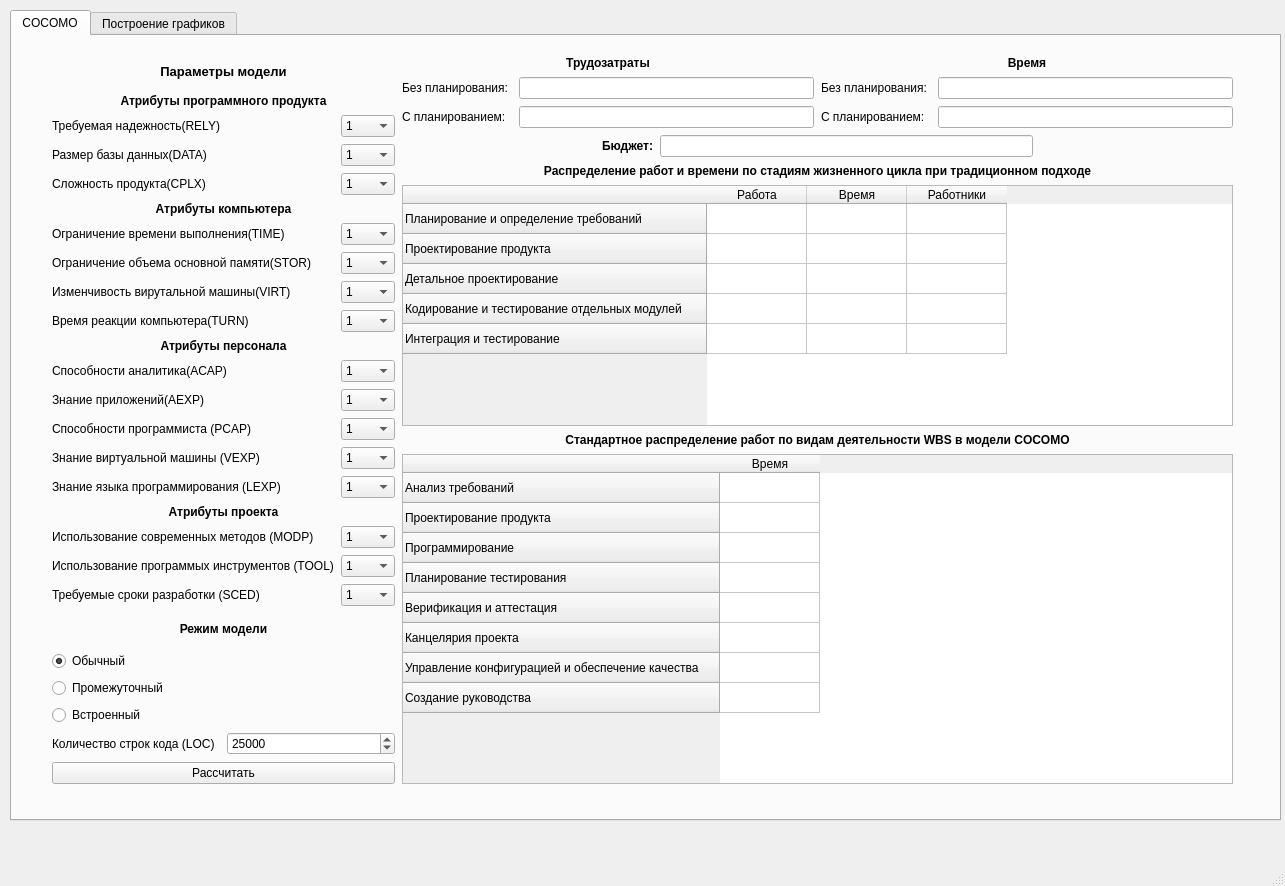
<?xml version="1.0" encoding="UTF-8"?>
<ui version="4.0">
 <class>MainWindow</class>
 <widget class="QMainWindow" name="MainWindow">
  <property name="geometry">
   <rect>
    <x>0</x>
    <y>0</y>
    <width>1285</width>
    <height>886</height>
   </rect>
  </property>
  <property name="windowTitle">
   <string>MainWindow</string>
  </property>
  <widget class="QWidget" name="centralwidget">
   <widget class="QTabWidget" name="tabWidget">
    <property name="geometry">
     <rect>
      <x>10</x>
      <y>10</y>
      <width>1271</width>
      <height>811</height>
     </rect>
    </property>
    <property name="currentIndex">
     <number>0</number>
    </property>
    <widget class="QWidget" name="cocomoTab">
     <attribute name="title">
      <string>COCOMO</string>
     </attribute>
     <widget class="QWidget" name="horizontalLayoutWidget">
      <property name="geometry">
       <rect>
        <x>40</x>
        <y>20</y>
        <width>1181</width>
        <height>728</height>
       </rect>
      </property>
      <layout class="QHBoxLayout" name="horizontalLayout_2">
       <property name="spacing">
        <number>7</number>
       </property>
       <item>
        <layout class="QVBoxLayout" name="verticalLayout">
         <item>
          <widget class="QLabel" name="label_31">
           <property name="font">
            <font>
             <pointsize>10</pointsize>
             <weight>75</weight>
             <bold>true</bold>
            </font>
           </property>
           <property name="text">
            <string>Параметры модели</string>
           </property>
           <property name="alignment">
            <set>Qt::AlignCenter</set>
           </property>
           <property name="indent">
            <number>0</number>
           </property>
          </widget>
         </item>
         <item>
          <layout class="QGridLayout" name="gridLayout">
           <item row="19" column="1">
            <widget class="QComboBox" name="TOOLComboBox">
             <property name="currentIndex">
              <number>2</number>
             </property>
             <item>
              <property name="text">
               <string>1.24</string>
              </property>
             </item>
             <item>
              <property name="text">
               <string>1.1</string>
              </property>
             </item>
             <item>
              <property name="text">
               <string>1</string>
              </property>
             </item>
             <item>
              <property name="text">
               <string>0.91</string>
              </property>
             </item>
             <item>
              <property name="text">
               <string>0.82</string>
              </property>
             </item>
            </widget>
           </item>
           <item row="14" column="0">
            <widget class="QLabel" name="label_14">
             <property name="text">
              <string>Способности программиста (PCAP)</string>
             </property>
            </widget>
           </item>
           <item row="7" column="1">
            <widget class="QComboBox" name="TIMEComboBox">
             <item>
              <property name="text">
               <string>1</string>
              </property>
             </item>
             <item>
              <property name="text">
               <string>1.11</string>
              </property>
             </item>
             <item>
              <property name="text">
               <string>1.5</string>
              </property>
             </item>
            </widget>
           </item>
           <item row="15" column="1">
            <widget class="QComboBox" name="VEXPComboBox">
             <property name="currentIndex">
              <number>2</number>
             </property>
             <item>
              <property name="text">
               <string>1.21</string>
              </property>
             </item>
             <item>
              <property name="text">
               <string>1.1</string>
              </property>
             </item>
             <item>
              <property name="text">
               <string>1</string>
              </property>
             </item>
             <item>
              <property name="text">
               <string>0.9</string>
              </property>
             </item>
            </widget>
           </item>
           <item row="12" column="1">
            <widget class="QComboBox" name="ACAPComboBox">
             <property name="currentIndex">
              <number>2</number>
             </property>
             <item>
              <property name="text">
               <string>1.46</string>
              </property>
             </item>
             <item>
              <property name="text">
               <string>1.19</string>
              </property>
             </item>
             <item>
              <property name="text">
               <string>1</string>
              </property>
             </item>
             <item>
              <property name="text">
               <string>0.86</string>
              </property>
             </item>
             <item>
              <property name="text">
               <string>0.71</string>
              </property>
             </item>
            </widget>
           </item>
           <item row="6" column="0" colspan="2">
            <widget class="QLabel" name="label_7">
             <property name="font">
              <font>
               <weight>75</weight>
               <bold>true</bold>
              </font>
             </property>
             <property name="text">
              <string>Атрибуты компьютера</string>
             </property>
             <property name="alignment">
              <set>Qt::AlignCenter</set>
             </property>
            </widget>
           </item>
           <item row="17" column="0" colspan="2">
            <widget class="QLabel" name="label_17">
             <property name="font">
              <font>
               <weight>75</weight>
               <bold>true</bold>
              </font>
             </property>
             <property name="text">
              <string>Атрибуты проекта</string>
             </property>
             <property name="alignment">
              <set>Qt::AlignCenter</set>
             </property>
             <property name="indent">
              <number>0</number>
             </property>
            </widget>
           </item>
           <item row="20" column="1">
            <widget class="QComboBox" name="SCEDComboBox">
             <property name="currentIndex">
              <number>2</number>
             </property>
             <item>
              <property name="text">
               <string>1.23</string>
              </property>
             </item>
             <item>
              <property name="text">
               <string>1.08</string>
              </property>
             </item>
             <item>
              <property name="text">
               <string>1</string>
              </property>
             </item>
             <item>
              <property name="text">
               <string>1.04</string>
              </property>
             </item>
             <item>
              <property name="text">
               <string>1.1</string>
              </property>
             </item>
            </widget>
           </item>
           <item row="9" column="0">
            <widget class="QLabel" name="label_9">
             <property name="text">
              <string>Изменчивость вирутальной машины(VIRT)</string>
             </property>
            </widget>
           </item>
           <item row="14" column="1">
            <widget class="QComboBox" name="PCAPComboBox">
             <property name="currentIndex">
              <number>2</number>
             </property>
             <item>
              <property name="text">
               <string>1.42</string>
              </property>
             </item>
             <item>
              <property name="text">
               <string>1.17</string>
              </property>
             </item>
             <item>
              <property name="text">
               <string>1</string>
              </property>
             </item>
             <item>
              <property name="text">
               <string>0.86</string>
              </property>
             </item>
             <item>
              <property name="text">
               <string>0.7</string>
              </property>
             </item>
            </widget>
           </item>
           <item row="8" column="0">
            <widget class="QLabel" name="label_8">
             <property name="text">
              <string>Ограничение объема основной памяти(STOR)</string>
             </property>
            </widget>
           </item>
           <item row="4" column="1">
            <widget class="QComboBox" name="DATAComboBox">
             <property name="currentIndex">
              <number>1</number>
             </property>
             <item>
              <property name="text">
               <string>0.94</string>
              </property>
             </item>
             <item>
              <property name="text">
               <string>1</string>
              </property>
             </item>
             <item>
              <property name="text">
               <string>1.08</string>
              </property>
             </item>
             <item>
              <property name="text">
               <string>1.16</string>
              </property>
             </item>
            </widget>
           </item>
           <item row="12" column="0">
            <widget class="QLabel" name="label_11">
             <property name="text">
              <string>Способности аналитика(ACAP)</string>
             </property>
            </widget>
           </item>
           <item row="11" column="0" colspan="2">
            <widget class="QLabel" name="label_12">
             <property name="font">
              <font>
               <weight>75</weight>
               <bold>true</bold>
              </font>
             </property>
             <property name="text">
              <string>Атрибуты персонала</string>
             </property>
             <property name="alignment">
              <set>Qt::AlignCenter</set>
             </property>
            </widget>
           </item>
           <item row="4" column="0">
            <widget class="QLabel" name="label_4">
             <property name="text">
              <string>Размер базы данных(DATA)</string>
             </property>
            </widget>
           </item>
           <item row="10" column="1">
            <widget class="QComboBox" name="TURNComboBox">
             <property name="currentIndex">
              <number>1</number>
             </property>
             <item>
              <property name="text">
               <string>0.87</string>
              </property>
             </item>
             <item>
              <property name="text">
               <string>1</string>
              </property>
             </item>
             <item>
              <property name="text">
               <string>1.07</string>
              </property>
             </item>
             <item>
              <property name="text">
               <string>1.15</string>
              </property>
             </item>
            </widget>
           </item>
           <item row="19" column="0">
            <widget class="QLabel" name="label_19">
             <property name="text">
              <string>Использование программых инструментов (TOOL)</string>
             </property>
            </widget>
           </item>
           <item row="13" column="0">
            <widget class="QLabel" name="label_13">
             <property name="text">
              <string>Знание приложений(AEXP)</string>
             </property>
            </widget>
           </item>
           <item row="16" column="0">
            <widget class="QLabel" name="label_16">
             <property name="text">
              <string>Знание языка программирования (LEXP)</string>
             </property>
            </widget>
           </item>
           <item row="18" column="1">
            <widget class="QComboBox" name="MODPComboBox">
             <property name="currentIndex">
              <number>2</number>
             </property>
             <item>
              <property name="text">
               <string>1.24</string>
              </property>
             </item>
             <item>
              <property name="text">
               <string>1.1</string>
              </property>
             </item>
             <item>
              <property name="text">
               <string>1</string>
              </property>
             </item>
             <item>
              <property name="text">
               <string>0.91</string>
              </property>
             </item>
             <item>
              <property name="text">
               <string>0.82</string>
              </property>
             </item>
            </widget>
           </item>
           <item row="16" column="1">
            <widget class="QComboBox" name="LEXPComboBox">
             <property name="currentIndex">
              <number>2</number>
             </property>
             <item>
              <property name="text">
               <string>1.14</string>
              </property>
             </item>
             <item>
              <property name="text">
               <string>1.07</string>
              </property>
             </item>
             <item>
              <property name="text">
               <string>1</string>
              </property>
             </item>
             <item>
              <property name="text">
               <string>0.95</string>
              </property>
             </item>
            </widget>
           </item>
           <item row="15" column="0">
            <widget class="QLabel" name="label_15">
             <property name="text">
              <string>Знание виртуальной машины (VEXP)</string>
             </property>
            </widget>
           </item>
           <item row="2" column="0" colspan="2">
            <widget class="QLabel" name="label">
             <property name="font">
              <font>
               <weight>75</weight>
               <bold>true</bold>
              </font>
             </property>
             <property name="text">
              <string>Атрибуты программного продукта</string>
             </property>
             <property name="alignment">
              <set>Qt::AlignCenter</set>
             </property>
            </widget>
           </item>
           <item row="3" column="0">
            <widget class="QLabel" name="label_2">
             <property name="text">
              <string>Требуемая надежность(RELY)</string>
             </property>
            </widget>
           </item>
           <item row="5" column="0">
            <widget class="QLabel" name="label_5">
             <property name="text">
              <string>Сложность продукта(CPLX)</string>
             </property>
            </widget>
           </item>
           <item row="10" column="0">
            <widget class="QLabel" name="label_10">
             <property name="text">
              <string>Время реакции компьютера(TURN)</string>
             </property>
            </widget>
           </item>
           <item row="7" column="0">
            <widget class="QLabel" name="label_6">
             <property name="text">
              <string>Ограничение времени выполнения(TIME)</string>
             </property>
            </widget>
           </item>
           <item row="20" column="0">
            <widget class="QLabel" name="label_20">
             <property name="text">
              <string>Требуемые сроки разработки (SCED)</string>
             </property>
            </widget>
           </item>
           <item row="13" column="1">
            <widget class="QComboBox" name="AEXPComboBox">
             <property name="currentIndex">
              <number>2</number>
             </property>
             <item>
              <property name="text">
               <string>1.29</string>
              </property>
             </item>
             <item>
              <property name="text">
               <string>1.15</string>
              </property>
             </item>
             <item>
              <property name="text">
               <string>1</string>
              </property>
             </item>
             <item>
              <property name="text">
               <string>0.91</string>
              </property>
             </item>
             <item>
              <property name="text">
               <string>0.82</string>
              </property>
             </item>
            </widget>
           </item>
           <item row="3" column="1">
            <widget class="QComboBox" name="RELYComboBox">
             <property name="currentIndex">
              <number>2</number>
             </property>
             <item>
              <property name="text">
               <string>0.75</string>
              </property>
             </item>
             <item>
              <property name="text">
               <string>0.86</string>
              </property>
             </item>
             <item>
              <property name="text">
               <string>1</string>
              </property>
             </item>
             <item>
              <property name="text">
               <string>1.15</string>
              </property>
             </item>
             <item>
              <property name="text">
               <string>1.4</string>
              </property>
             </item>
            </widget>
           </item>
           <item row="8" column="1">
            <widget class="QComboBox" name="STORComboBox">
             <item>
              <property name="text">
               <string>1</string>
              </property>
             </item>
             <item>
              <property name="text">
               <string>1.06</string>
              </property>
             </item>
             <item>
              <property name="text">
               <string>1.21</string>
              </property>
             </item>
            </widget>
           </item>
           <item row="9" column="1">
            <widget class="QComboBox" name="VIRTComboBox">
             <property name="currentIndex">
              <number>1</number>
             </property>
             <item>
              <property name="text">
               <string>0.87</string>
              </property>
             </item>
             <item>
              <property name="text">
               <string>1</string>
              </property>
             </item>
             <item>
              <property name="text">
               <string>1.15</string>
              </property>
             </item>
             <item>
              <property name="text">
               <string>1.3</string>
              </property>
             </item>
            </widget>
           </item>
           <item row="5" column="1">
            <widget class="QComboBox" name="CPLXComboBox">
             <property name="currentIndex">
              <number>2</number>
             </property>
             <item>
              <property name="text">
               <string>0.7</string>
              </property>
             </item>
             <item>
              <property name="text">
               <string>0.85</string>
              </property>
             </item>
             <item>
              <property name="text">
               <string>1</string>
              </property>
             </item>
             <item>
              <property name="text">
               <string>1.15</string>
              </property>
             </item>
             <item>
              <property name="text">
               <string>1.3</string>
              </property>
             </item>
            </widget>
           </item>
           <item row="18" column="0">
            <widget class="QLabel" name="label_18">
             <property name="text">
              <string>Использование современных методов (MODP)</string>
             </property>
            </widget>
           </item>
          </layout>
         </item>
         <item>
          <widget class="QLabel" name="label_21">
           <property name="font">
            <font>
             <weight>75</weight>
             <bold>true</bold>
            </font>
           </property>
           <property name="text">
            <string>Режим модели</string>
           </property>
           <property name="alignment">
            <set>Qt::AlignCenter</set>
           </property>
           <property name="indent">
            <number>0</number>
           </property>
          </widget>
         </item>
         <item>
          <layout class="QVBoxLayout" name="verticalLayout_2">
           <item>
            <widget class="QRadioButton" name="NormalRadioButton">
             <property name="text">
              <string>Обычный</string>
             </property>
             <property name="checked">
              <bool>true</bool>
             </property>
            </widget>
           </item>
           <item>
            <widget class="QRadioButton" name="InterRadioButton">
             <property name="text">
              <string>Промежуточный</string>
             </property>
            </widget>
           </item>
           <item>
            <widget class="QRadioButton" name="InbuildRadioButton">
             <property name="text">
              <string>Встроенный</string>
             </property>
            </widget>
           </item>
           <item>
            <layout class="QGridLayout" name="gridLayout_2">
             <item row="0" column="0">
              <widget class="QLabel" name="label_22">
               <property name="text">
                <string>Количество строк кода (LOC)</string>
               </property>
              </widget>
             </item>
             <item row="0" column="1">
              <widget class="QSpinBox" name="SizeSpinBox">
               <property name="minimum">
                <number>1000</number>
               </property>
               <property name="maximum">
                <number>1000000000</number>
               </property>
               <property name="singleStep">
                <number>1000</number>
               </property>
               <property name="value">
                <number>25000</number>
               </property>
              </widget>
             </item>
            </layout>
           </item>
          </layout>
         </item>
         <item>
          <widget class="QPushButton" name="StartWorkButton">
           <property name="text">
            <string>Рассчитать</string>
           </property>
          </widget>
         </item>
        </layout>
       </item>
       <item>
        <layout class="QVBoxLayout" name="verticalLayout_3">
         <item>
          <layout class="QGridLayout" name="gridLayout_3">
           <item row="1" column="2">
            <widget class="QLabel" name="label_27">
             <property name="text">
              <string>Без планирования: </string>
             </property>
            </widget>
           </item>
           <item row="1" column="0">
            <widget class="QLabel" name="label_26">
             <property name="text">
              <string>Без планирования: </string>
             </property>
            </widget>
           </item>
           <item row="0" column="0" colspan="2">
            <widget class="QLabel" name="label_24">
             <property name="font">
              <font>
               <weight>75</weight>
               <bold>true</bold>
              </font>
             </property>
             <property name="text">
              <string>Трудозатраты</string>
             </property>
             <property name="alignment">
              <set>Qt::AlignCenter</set>
             </property>
            </widget>
           </item>
           <item row="1" column="1">
            <widget class="QLineEdit" name="WorkWithoutLineEdit"/>
           </item>
           <item row="2" column="1">
            <widget class="QLineEdit" name="WorkWithLineEdit"/>
           </item>
           <item row="1" column="3">
            <widget class="QLineEdit" name="TimeWithoutLineEdit"/>
           </item>
           <item row="0" column="2" colspan="2">
            <widget class="QLabel" name="label_25">
             <property name="font">
              <font>
               <weight>75</weight>
               <bold>true</bold>
              </font>
             </property>
             <property name="text">
              <string>Время</string>
             </property>
             <property name="alignment">
              <set>Qt::AlignCenter</set>
             </property>
            </widget>
           </item>
           <item row="2" column="3">
            <widget class="QLineEdit" name="TimeWithLineEdit"/>
           </item>
           <item row="2" column="0">
            <widget class="QLabel" name="label_28">
             <property name="text">
              <string>С планированием: </string>
             </property>
            </widget>
           </item>
           <item row="2" column="2">
            <widget class="QLabel" name="label_29">
             <property name="text">
              <string>С планированием:</string>
             </property>
            </widget>
           </item>
          </layout>
         </item>
         <item>
          <layout class="QHBoxLayout" name="horizontalLayout">
           <property name="spacing">
            <number>6</number>
           </property>
           <property name="sizeConstraint">
            <enum>QLayout::SetMaximumSize</enum>
           </property>
           <property name="leftMargin">
            <number>200</number>
           </property>
           <property name="rightMargin">
            <number>200</number>
           </property>
           <item>
            <widget class="QLabel" name="label_30">
             <property name="font">
              <font>
               <weight>75</weight>
               <bold>true</bold>
              </font>
             </property>
             <property name="text">
              <string>Бюджет:</string>
             </property>
            </widget>
           </item>
           <item>
            <widget class="QLineEdit" name="CostLineEdit">
             <property name="enabled">
              <bool>true</bool>
             </property>
             <property name="maximumSize">
              <size>
               <width>16777215</width>
               <height>300</height>
              </size>
             </property>
            </widget>
           </item>
          </layout>
         </item>
         <item>
          <widget class="QLabel" name="label_3">
           <property name="font">
            <font>
             <weight>75</weight>
             <bold>true</bold>
            </font>
           </property>
           <property name="text">
            <string>Распределение работ и времени по стадиям жизненного цикла при традиционном подходе</string>
           </property>
           <property name="alignment">
            <set>Qt::AlignCenter</set>
           </property>
          </widget>
         </item>
         <item>
          <widget class="QTableWidget" name="TraditionTable">
           <property name="enabled">
            <bool>true</bool>
           </property>
           <property name="minimumSize">
            <size>
             <width>0</width>
             <height>220</height>
            </size>
           </property>
           <row>
            <property name="text">
             <string>Планирование и определение требований</string>
            </property>
           </row>
           <row>
            <property name="text">
             <string>Проектирование продукта</string>
            </property>
           </row>
           <row>
            <property name="text">
             <string>Детальное проектирование</string>
            </property>
           </row>
           <row>
            <property name="text">
             <string>Кодирование и тестирование отдельных модулей</string>
            </property>
           </row>
           <row>
            <property name="text">
             <string>Интеграция и тестирование</string>
            </property>
           </row>
           <column>
            <property name="text">
             <string>Работа</string>
            </property>
           </column>
           <column>
            <property name="text">
             <string>Время</string>
            </property>
           </column>
           <column>
            <property name="text">
             <string>Работники</string>
            </property>
           </column>
          </widget>
         </item>
         <item>
          <widget class="QLabel" name="label_23">
           <property name="font">
            <font>
             <weight>75</weight>
             <bold>true</bold>
            </font>
           </property>
           <property name="text">
            <string>Стандартное распределение работ по видам деятельности WBS в модели COCOMO</string>
           </property>
           <property name="alignment">
            <set>Qt::AlignCenter</set>
           </property>
          </widget>
         </item>
         <item>
          <widget class="QTableWidget" name="WbsTable">
           <property name="minimumSize">
            <size>
             <width>0</width>
             <height>330</height>
            </size>
           </property>
           <row>
            <property name="text">
             <string>Анализ требований</string>
            </property>
           </row>
           <row>
            <property name="text">
             <string>Проектирование продукта</string>
            </property>
           </row>
           <row>
            <property name="text">
             <string>Программирование</string>
            </property>
           </row>
           <row>
            <property name="text">
             <string>Планирование тестирования</string>
            </property>
           </row>
           <row>
            <property name="text">
             <string>Верификация и аттестация</string>
            </property>
           </row>
           <row>
            <property name="text">
             <string>Канцелярия проекта</string>
            </property>
           </row>
           <row>
            <property name="text">
             <string>Управление конфигурацией и обеспечение качества</string>
            </property>
           </row>
           <row>
            <property name="text">
             <string>Создание руководства</string>
            </property>
           </row>
           <column>
            <property name="text">
             <string>Время</string>
            </property>
           </column>
          </widget>
         </item>
        </layout>
       </item>
      </layout>
     </widget>
    </widget>
    <widget class="QWidget" name="graphTab">
     <attribute name="title">
      <string>Построение графиков</string>
     </attribute>
     <widget class="QPushButton" name="GraphButton">
      <property name="geometry">
       <rect>
        <x>100</x>
        <y>60</y>
        <width>1111</width>
        <height>631</height>
       </rect>
      </property>
      <property name="text">
       <string>Построить</string>
      </property>
     </widget>
    </widget>
   </widget>
  </widget>
  <widget class="QMenuBar" name="menubar">
   <property name="geometry">
    <rect>
     <x>0</x>
     <y>0</y>
     <width>1285</width>
     <height>27</height>
    </rect>
   </property>
  </widget>
  <widget class="QStatusBar" name="statusbar"/>
 </widget>
 <resources/>
 <connections/>
</ui>
